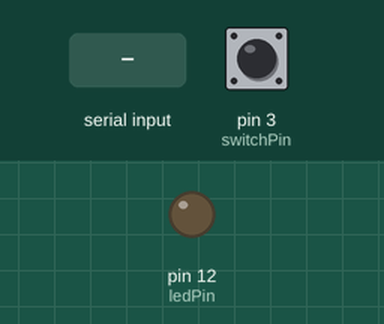
Simulated run of this sketch. Board: Arduino Uno, built with avr-gcc and run on an emulated ATmega328P. Parts: output pins drawn as LEDs (lit = HIGH). The test bench sets the inputs (shaded band); at power-on: pin 3 (switchPin) LOW. What the sketch prints to the serial monitor is not drawn.

Above: at 1.2 s.
1.3 s: "1" received over Serial
At 2.3 s:
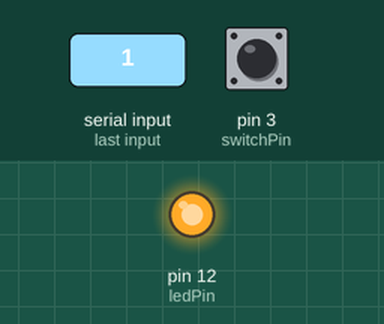
4.4 s: "0" received over Serial
At 5.8 s:
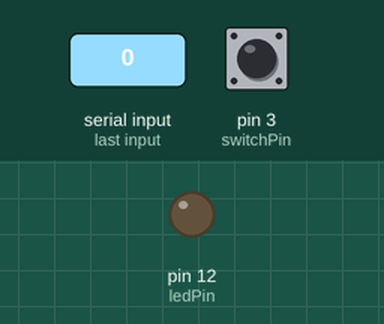
Timing chart, 0 to 7.4 s (numbered marks = the images above; inputs shaded):
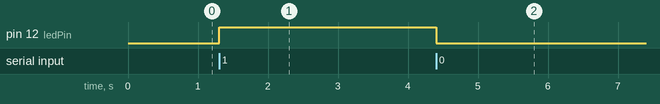

Measured:
- after the input at 1.3 s, pin 12 (ledPin): LOW → HIGH at once
- after the input at 4.4 s, pin 12 (ledPin): HIGH → LOW at once

The sketch:

duplex.ino.ino
```cpp
int switchState = "off";
int lastSwitchState="off"; //
int ledPin = 12;
int switchPin=3;

void setup() {

  Serial.begin(9600);

  pinMode(ledPin,OUTPUT);
  pinMode(switchPin,INPUT);


}

void loop() {

      switchState = digitalRead(switchPin);

      //Serial.println(switchState);

        if (switchState){ //if on
           Serial.println("on"); //print the state to serial
        }else{
          Serial.println("off");
          }

      delay(2);

    if(Serial.available()){


    char inByte = Serial.read();

    // mousedown event
    if(inByte=='1'){


      digitalWrite(ledPin, HIGH);

    }

    // mouseup event
    else if(inByte=='0'){

      // send the color to the browser, then turn the LED off

      digitalWrite(ledPin, LOW);


    }
  }
        delay(2);


}
```
